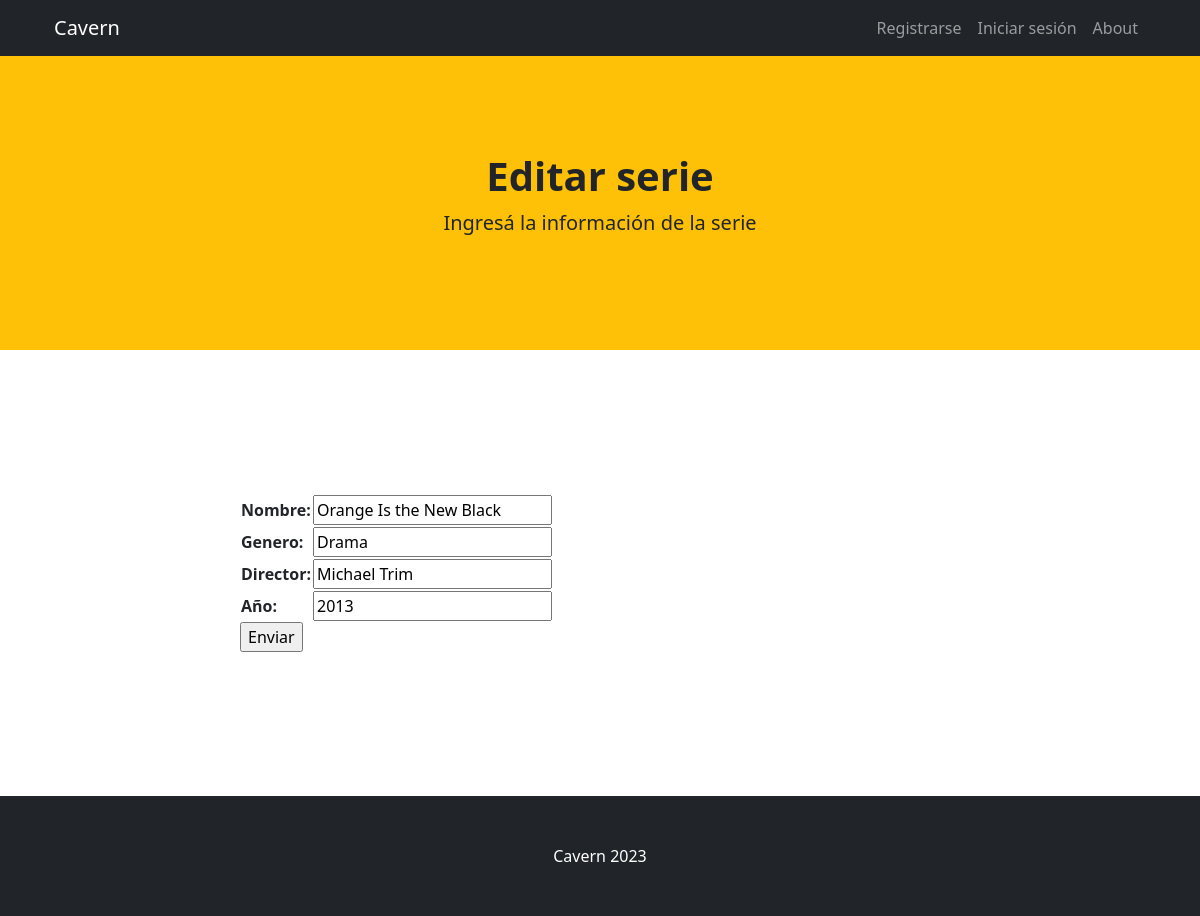
The app's page /SPL/editarserie/Orange Is the New Black with its own data.
### SPL/models.py (models this page shows)
class Serie(models.Model):
    nombre = models.CharField(max_length=50)
    genero = models.CharField(max_length=40)
    director = models.CharField(max_length=50)
    año = models.IntegerField()
    sinopsis = models.TextField(default=0)

### SPL/views.py (the view)
# urls.py: path('editarserie/<serie_nombre>', editar_serie, name="editar serie"),
def editar_serie(request, serie_nombre):
    serie_elegida = Serie.objects.get(nombre=serie_nombre)
    if request.method == "POST":
        formulario = SerieFormulario(request.POST)
        print(formulario)
        if formulario.is_valid():
            info = formulario.cleaned_data
            serie_elegida.nombre = info["nombre"]
            serie_elegida.genero = info["genero"]
            serie_elegida.director = info["director"]
            serie_elegida.año = info["año"]
            serie_elegida.save()
            return render(request, 'SPL/inicio.html')
    else:
        miFormulario = SerieFormulario(initial={"nombre": serie_elegida.nombre,
                                               "genero": serie_elegida.genero,
                                               "director": serie_elegida.director,
                                               "año": serie_elegida.año})
    return render(request, "SPL/editarserie.html", {"form1": miFormulario})

### SPL/forms.py
class SerieFormulario(forms.Form):
    nombre = forms.CharField()
    genero = forms.CharField()
    director = forms.CharField()
    año = forms.IntegerField()

### SPL/templates/SPL/editarserie.html
{% extends 'SPL/padre.html' %}
{% load static %}
{% block titulo %}
    <h1 class="fw-bolder">Editar serie</h1>
    <p class="lead">Ingresá la información de la serie</p>
{% endblock %}
{% block sobreLaPagina %}
    <form action="" method="POST">{% csrf_token %}
     <table>
        {{form1.as_table}}
     </table>
     <input type="submit" value="Enviar">
    </form>
{% endblock %}

### records on screen
Serie: nombre "Orange Is the New Black", genero "Drama", director "Michael Trim", año "2013"
